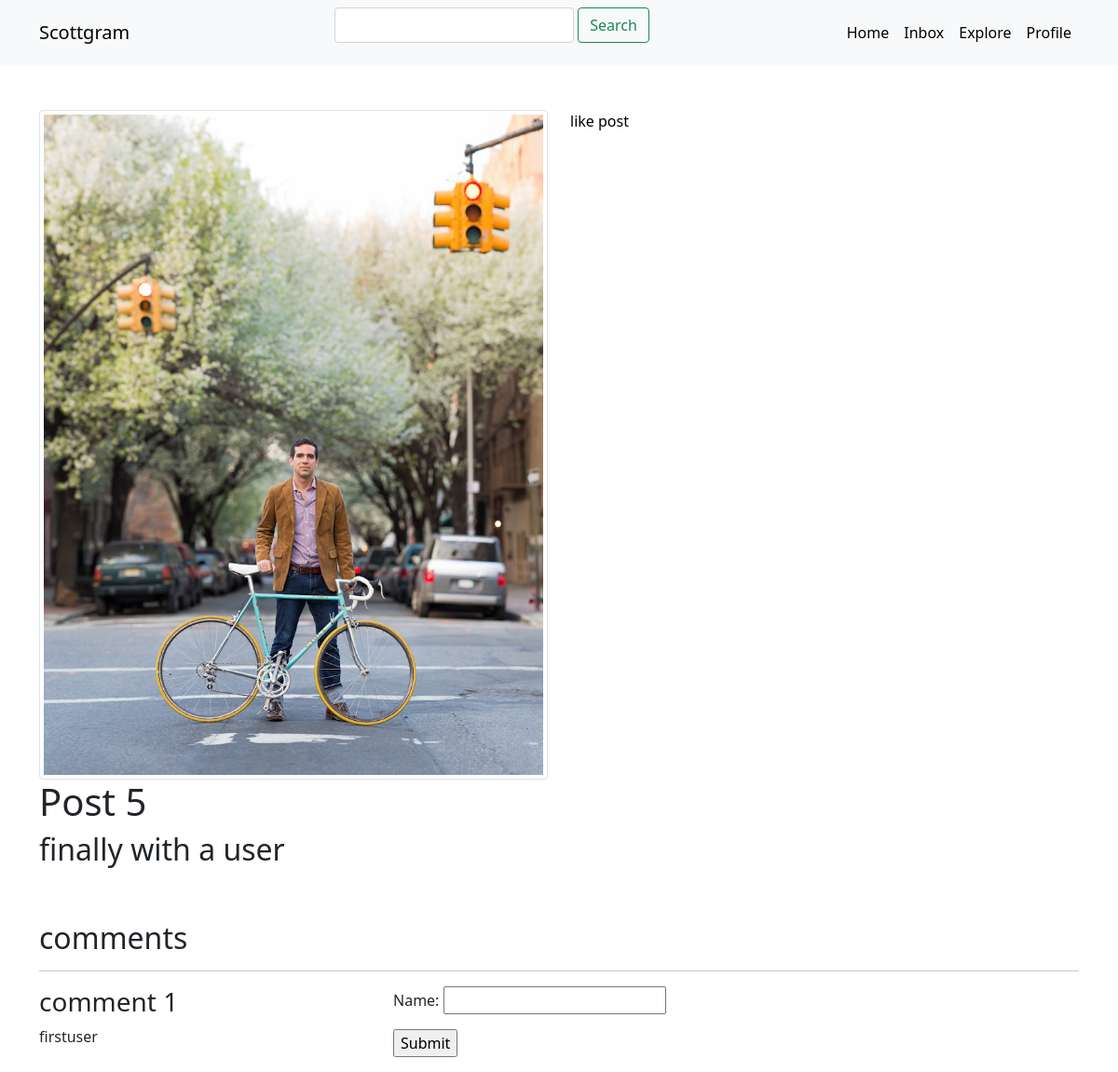
The app's page /detail_post/22 (signed in) with its own data.
### feed/models.py (models this page shows, shortened)
class Post(models.Model):
    author = models.ForeignKey(User, on_delete=models.CASCADE)
    title = models.CharField(max_length=200)
    description = models.CharField(max_length=200)
    created = models.DateTimeField(auto_now_add=True)
    published_date = models.DateTimeField(blank=True, null=True)
    likes = models.ManyToManyField(User, related_name='postlike')
    imagecontent = models.ImageField(null=True, blank=True, upload_to='content/')
    class Meta:
        ordering = ('-created',)

class Comments(models.Model):
    commentor = models.ForeignKey(User, on_delete=models.CASCADE)
    post = models.ForeignKey(Post, on_delete=models.CASCADE, related_name='comments')
    name = models.CharField(max_length=80)
    body = models.TextField()
    created_on = models.DateTimeField(auto_now_add=True)

### feed/views.py (the view, shortened to what this page needs)
# urls.py: path('detail_post/<str:pk>', DetailPostView.as_view(), name='detail_post'),
class DetailPostView(LoginRequiredMixin, View):
    login_url = 'login'
    def get(self,request,pk):
        posts = Post.objects.get(pk=pk)
        posts_likes = posts.likes.all()
        posts_me_liked = posts.likes.filter(id=request.user.id)
        comments = Comments.objects.filter(post=posts)
        form = CommentForm()
        return render(request, 'feed/detailpost.html', {'posts':posts,'comments':comments,'form':form,'posts_likes':posts_likes,'posts_me_liked':posts_me_liked})

### feed/forms.py
class CommentForm(forms.ModelForm):
    class Meta:
        model = Comments
        fields = ('name',)

### templates/feed/detailpost.html (shortened to what this page needs)
{% extends 'base.html' %}
{% block content %}
{% include "navbar.html" %}
<div class="container">
    <div class="row my-5">
        <div class="col-6">
                <img class="img-thumbnail" src="{{posts.imagecontent.url}}">
             <h1>{{posts.title}}</h1>
           <h2>{{posts.description}}</h2>
        </div>
        <div class="col-6">
        {% if posts_me_liked.exists %}
        <a href="{% url 'like_post' posts.pk %}"> unlike post</a>
        {% else %}
        <a href="{% url 'like_post' posts.pk %}"> like post </a>
        {% endif %}
        </div>
    </div>
<h2> comments </h2>
<hr>
    <div class="row">
        <div class="col-4">
            {% for comment in comments %}
            <h3>{{ comment.name }}</h3>
            <p>{{ comment.commentor }}</p>
            {% endfor %}
        </div>
        <div class="col-4">
            <form class="form-inline" method ="POST">
            {{form.as_p}}
            <input type="submit" name="create comment">
        </form>
    </div>
</div>
{% endblock %}

### records on screen
Post: imagecontent (picture), title "Post 5", description "finally with a user"
Comments: name "comment 1", commentor "firstuser"
